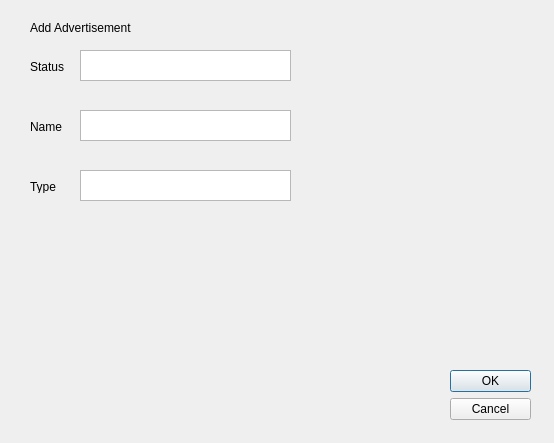
<?xml version="1.0" encoding="UTF-8"?>
<ui version="4.0">
 <class>Dialog</class>
 <widget class="QDialog" name="Dialog">
  <property name="geometry">
   <rect>
    <x>0</x>
    <y>0</y>
    <width>554</width>
    <height>443</height>
   </rect>
  </property>
  <property name="windowTitle">
   <string>Dialog</string>
  </property>
  <widget class="QDialogButtonBox" name="buttonBox">
   <property name="geometry">
    <rect>
     <x>450</x>
     <y>370</y>
     <width>81</width>
     <height>51</height>
    </rect>
   </property>
   <property name="orientation">
    <enum>Qt::Vertical</enum>
   </property>
   <property name="standardButtons">
    <set>QDialogButtonBox::Cancel|QDialogButtonBox::Ok</set>
   </property>
  </widget>
  <widget class="QLabel" name="label_3">
   <property name="geometry">
    <rect>
     <x>30</x>
     <y>120</y>
     <width>47</width>
     <height>13</height>
    </rect>
   </property>
   <property name="text">
    <string>Name</string>
   </property>
  </widget>
  <widget class="QTextEdit" name="textEdit_2">
   <property name="geometry">
    <rect>
     <x>80</x>
     <y>110</y>
     <width>211</width>
     <height>31</height>
    </rect>
   </property>
  </widget>
  <widget class="QLabel" name="label_5">
   <property name="geometry">
    <rect>
     <x>30</x>
     <y>180</y>
     <width>47</width>
     <height>13</height>
    </rect>
   </property>
   <property name="text">
    <string>Type</string>
   </property>
  </widget>
  <widget class="QTextEdit" name="textEdit_3">
   <property name="geometry">
    <rect>
     <x>80</x>
     <y>170</y>
     <width>211</width>
     <height>31</height>
    </rect>
   </property>
  </widget>
  <widget class="QLabel" name="label_4">
   <property name="geometry">
    <rect>
     <x>30</x>
     <y>60</y>
     <width>47</width>
     <height>13</height>
    </rect>
   </property>
   <property name="text">
    <string>Status</string>
   </property>
  </widget>
  <widget class="QTextEdit" name="textEdit">
   <property name="geometry">
    <rect>
     <x>80</x>
     <y>50</y>
     <width>211</width>
     <height>31</height>
    </rect>
   </property>
  </widget>
  <widget class="QLabel" name="label">
   <property name="geometry">
    <rect>
     <x>30</x>
     <y>20</y>
     <width>111</width>
     <height>16</height>
    </rect>
   </property>
   <property name="text">
    <string>Add Advertisement</string>
   </property>
  </widget>
 </widget>
 <resources/>
 <connections/>
</ui>
